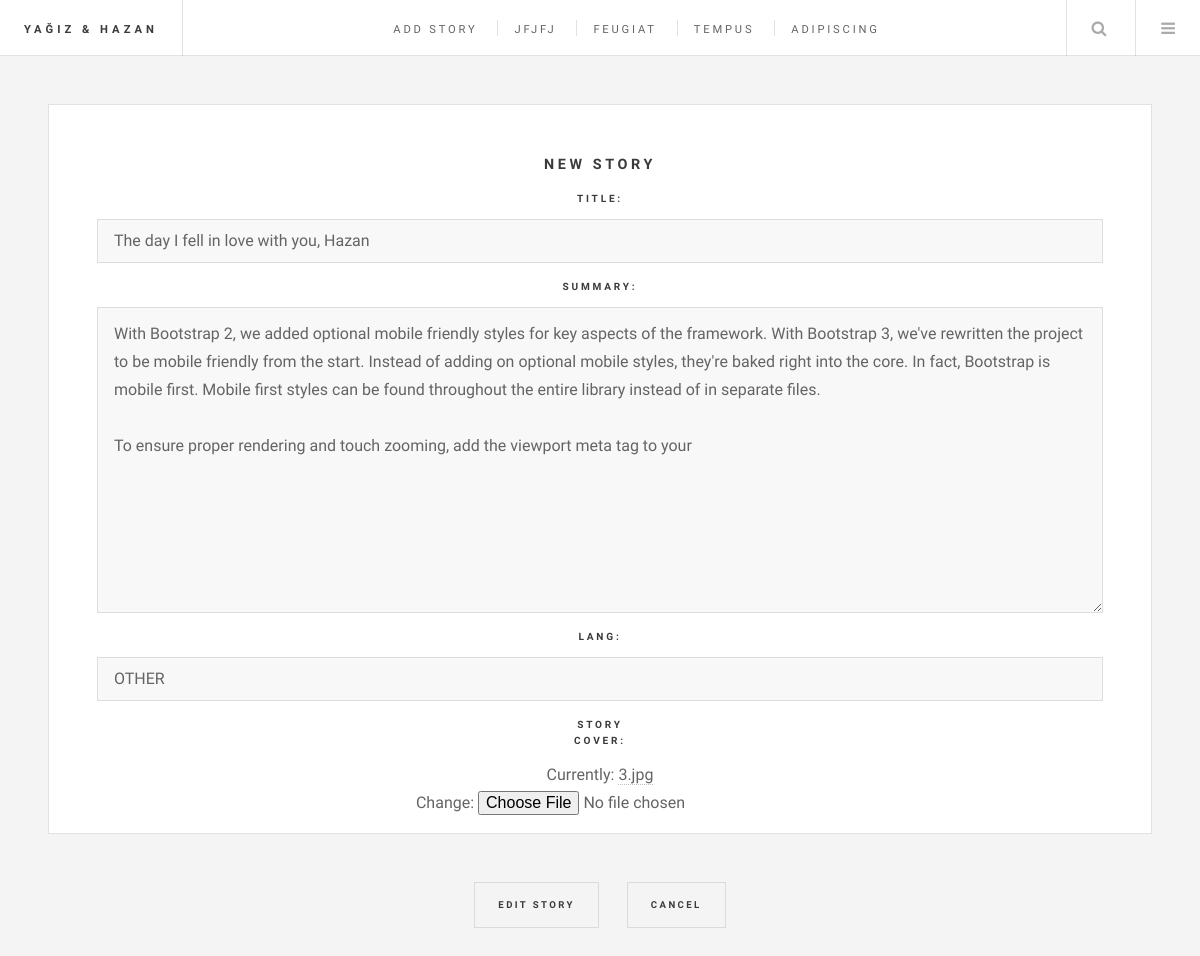
The page /user/edit/story/1/ (signed in) on the database its author committed.
### egamen/models.py (models this page shows, shortened)
class Story(models.Model):
    Lang =(
        ('LA', '-LANGUAGE-'),
        ('Ar', 'ARABIC'),
        ('Ot', 'OTHER')
    )
    title = models.CharField(max_length=250, null=False)
    author = models.ForeignKey(User, on_delete=models.CASCADE)
    summary = models.TextField(max_length=1000, null= False)
    pub_date = models.DateField(auto_now_add=True, blank=False, null=False)
    has_chapter = models.BooleanField(default=False, editable=False)
    lang = models.CharField(choices=Lang, default=Lang[0], max_length=3)
    story_cover = models.FileField()

### egamen/views.py (the view)
# urls.py: url(r'^user/edit/story/(?P<pk>[0-9]+)/$', views.EditStory.as_view(), name="edit_story"),
@method_decorator(login_required(login_url='egamen:login'), name='dispatch')
class EditStory(UpdateView):
        model = Story
        fields = ('title', 'summary', 'lang', 'story_cover',)
        template_name = 'edit_story.html'
        success_url = reverse_lazy('egamen:profile')

### templates/edit_story.html (shortened to what this page needs)
{% extends 'base.html'%}
{% block content %}
<div id="main">
    <form method="post">
        <article class="post">
            <section>
                <h3>New Story</h3>
                <div class="row uniform">
                    {% for field in form %}
                      <div class="12u$ 12u$(medium)">
                    <div class="panel-body">
                        {% if field.label_tag == "lang"%}
                        <div class="2u$ 12u$(medium)">
                            <h6 class="1u$ 12u$(medium)">Language</h6>
                            {{story.lang}}
                        </div>
                        {% else %}
                        <h6 class="1u$ 12u$(medium)">{{field.label_tag}}</h6>
                        <div class="col-md-10">{{ field }}</div>
                        {% endif%}
                    </div>
                      </div>
                    {% endfor %}
                </div>
</section>
</article>
<div class="12u$ 12u$">
    <ul class="actions">
        <li><input type="submit" value="Edit Story"/></li>
        <li><input type="reset" value="cancel"/></li>
    </ul>
</div>
</form>
</div>
{% endblock%}

### rows shown on the page
Story: form "The day I fell in love with you, Hazan" "With Bootstrap 2, we added optional mobile friendly styles for key aspects of the framework. With Bootstrap 3, we've rewritten the project to be mobile friendly from the start. Instead of adding on optional mobile styles, they're baked right into the core. In fact, Bootstrap is mobile first. Mobile first styles can be found throughout the entire library instead of in separate files. To ensure proper rendering and touch zooming, add the viewport meta tag to your" "OTHER"

### other values the page prints
{{ field.label_tag }} "TITLE:" "SUMMARY:" "LANG:" "STORY COVER:"
